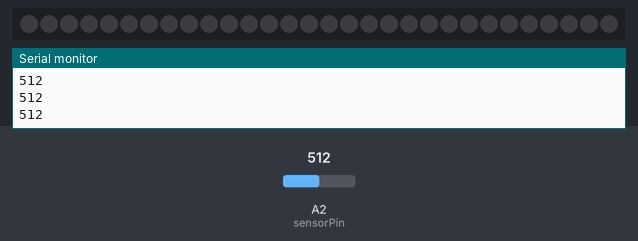
A sketch run on a simulated Arduino Uno, built with avr-gcc and run on an emulated ATmega328P. On the bench: 30 RGB LEDs in strip order, left to right, the last lines printed to the serial monitor. The test bench sets the inputs (shaded band); at power-on: A2 (sensorPin) = 512.

Above: at 1.2 s.
1.3 s: A2 (sensorPin) set to 716
At 2.5 s:
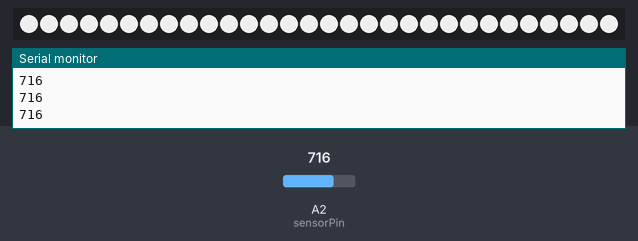
2.8 s: A2 (sensorPin) set to 900
4.3 s: A2 (sensorPin) set to 1023
5.8 s: A2 (sensorPin) set to 0
At 7.0 s:
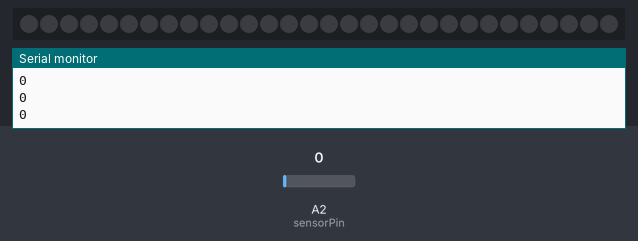
7.3 s: A2 (sensorPin) set to 511
At 8.4 s:
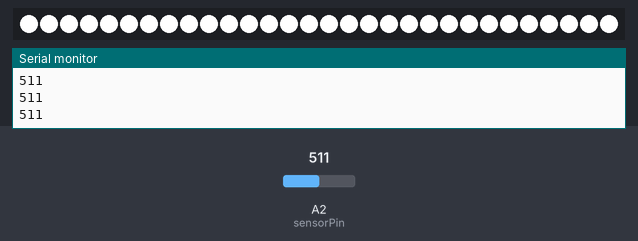
Timing chart, 0 to 9.8 s (numbered marks = the images above; inputs shaded):
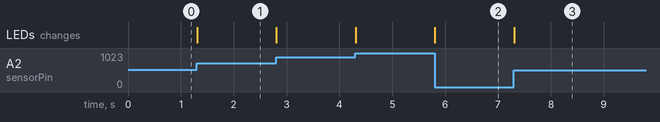

The sketch:

lightSensitive.ino
```cpp
#include <Adafruit_NeoPixel.h>

#define NEOPIXEL_PIN            2
#define NUMPIXELS      30
int sensorPin = A2;    // select the input pin for the potentiometer


int sensorValue = 0;  // variable to store the value coming from the sensor

Adafruit_NeoPixel pixels = Adafruit_NeoPixel(NUMPIXELS, NEOPIXEL_PIN, NEO_GRB + NEO_KHZ800);

void setup() {
  Serial.begin(9600);
  pixels.begin();
}

void loop() {
  int i;

  sensorValue = analogRead(sensorPin);
  Serial.println(sensorValue);

  int brightness = sensorValue - 768; // average brightness is 800 so only use the top 256 values as range
  for (i = 0; i < NUMPIXELS; i++) {
    pixels.setPixelColor(i, brightness, brightness, brightness);
  }

  pixels.show();

  delay(1);
}
```

Measured:
- after the input at 1.3 s, the LEDs: change at once (image 1)
- after the input at 5.8 s, the LEDs: change at once (image 2)
- after the input at 7.3 s, the LEDs: change at once (image 3)
